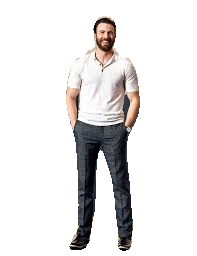
#> input picture output/person_segmented.png, 197 x 256 px
$ python insert_person.py
#> lines starting #> are read from the running program, lines starting #| are printed output that depends on the picture
### src/stereoscopic/adjust_depth.py
def get_offset(depth):
    """
    Returns the offset value based on the specified depth level.

    Args:
        depth (str): Depth level ('close', 'medium', or 'far').

    Returns:
        int: Offset value.
    """
    offset_map = {"close": 30, "medium": 15, "far": 5}
    return offset_map.get(depth, 15)

### src/stereoscopic/insert_person.py
from PIL import Image
from stereoscopic.adjust_depth import get_offset

def insert_person_at_depth(segmented_image, left_image, right_image, depth):
    """
    Inserts the segmented image into the left and right stereoscopic images for a specified depth.

    Args:
        segmented_image (PIL.Image): Segmented image with transparency.
        left_image (PIL.Image): Left stereoscopic image.
        right_image (PIL.Image): Right stereoscopic image.
        depth (str): Depth level ('close', 'medium', 'far').

    Returns:
        tuple: Modified left and right images with the segmented image inserted.
    """
    offset = get_offset(depth)

    seg_width, seg_height = segmented_image.size
    left_width, left_height = left_image.size
    right_width, right_height = right_image.size

    left_x = max(0, min(left_width - seg_width, left_width // 2 - offset))
    left_y = max(0, min(left_height - seg_height, left_height // 2))
    right_x = max(0, min(right_width - seg_width, right_width // 2 + offset))
    right_y = max(0, min(right_height - seg_height, right_height // 2))

    left_image.paste(segmented_image, (left_x, left_y), segmented_image)
    right_image.paste(segmented_image, (right_x, right_y), segmented_image)

    return left_image, right_image

if __name__ == "__main__":
    segmented_image_path = "../../output/person_segmented.png"
    left_image_path = "../../output/stereo1_left.jpg"
    right_image_path = "../../output/stereo1_right.jpg"
    output_directory = "../../output"

    try:
        segmented_image = Image.open(segmented_image_path).convert("RGBA")
#> segmented_image is the input picture: PIL image 197x256 RGBA; mean R, G, B, A 26.7, 25.3, 25.2, 52.3
        left_image = Image.open(left_image_path).convert("RGB")
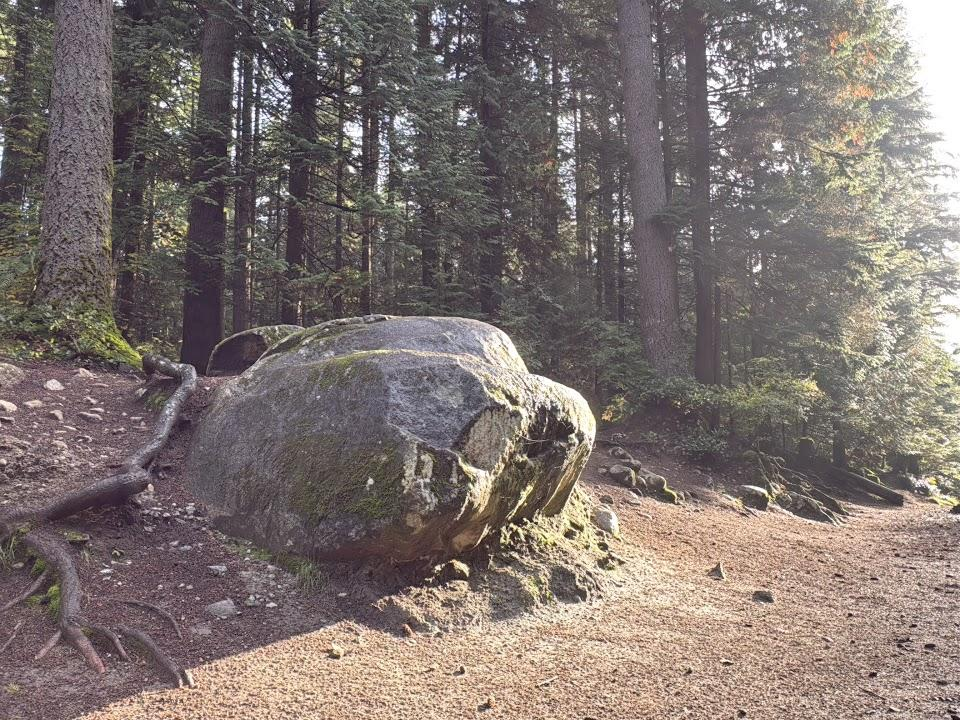
#> input picture output/stereo1_left.jpg, 960 x 720 px
#> left_image is the input picture: PIL image 960x720 RGB; mean R, G, B 126.4, 115.8, 111.9
        right_image = Image.open(right_image_path).convert("RGB")
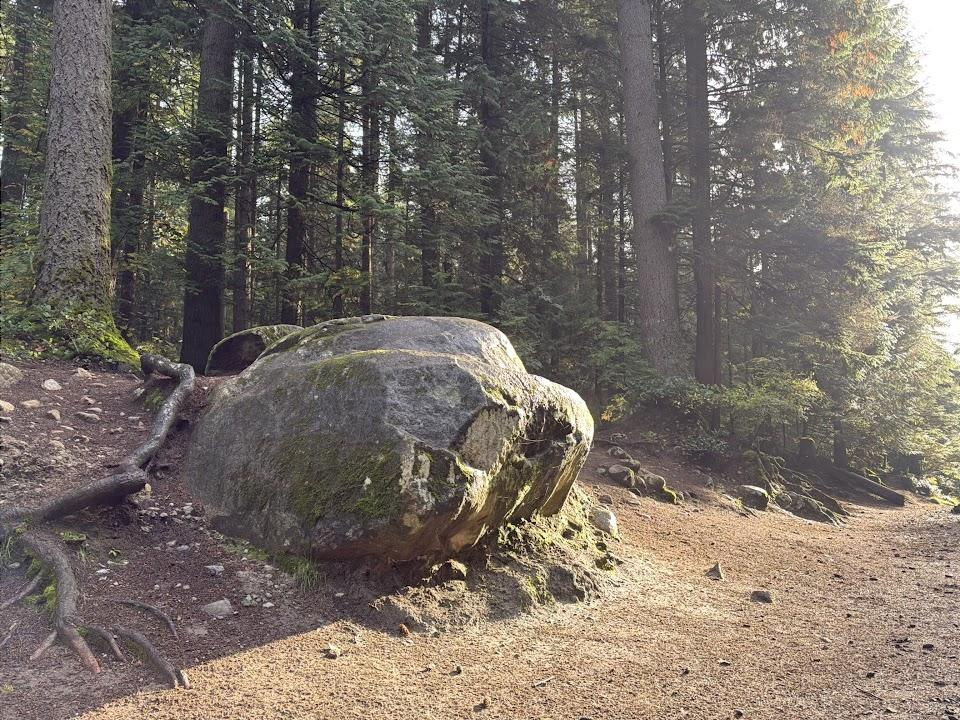
#> input picture output/stereo1_right.jpg, 960 x 720 px
#> right_image is the input picture: PIL image 960x720 RGB; mean R, G, B 120.1, 112, 103.6
    except FileNotFoundError as e:
        print(f"Error: {e}")
        exit(1)

    depth_levels = ["close", "medium", "far"]
    for depth in depth_levels:
        left_with_person, right_with_person = insert_person_at_depth(segmented_image, left_image.copy(), right_image.copy(), depth)
        left_with_person.save(f"{output_directory}/left_with_person_{depth}.png")
        right_with_person.save(f"{output_directory}/right_with_person_{depth}.png")
        print(f"Saved images for depth '{depth}'")
